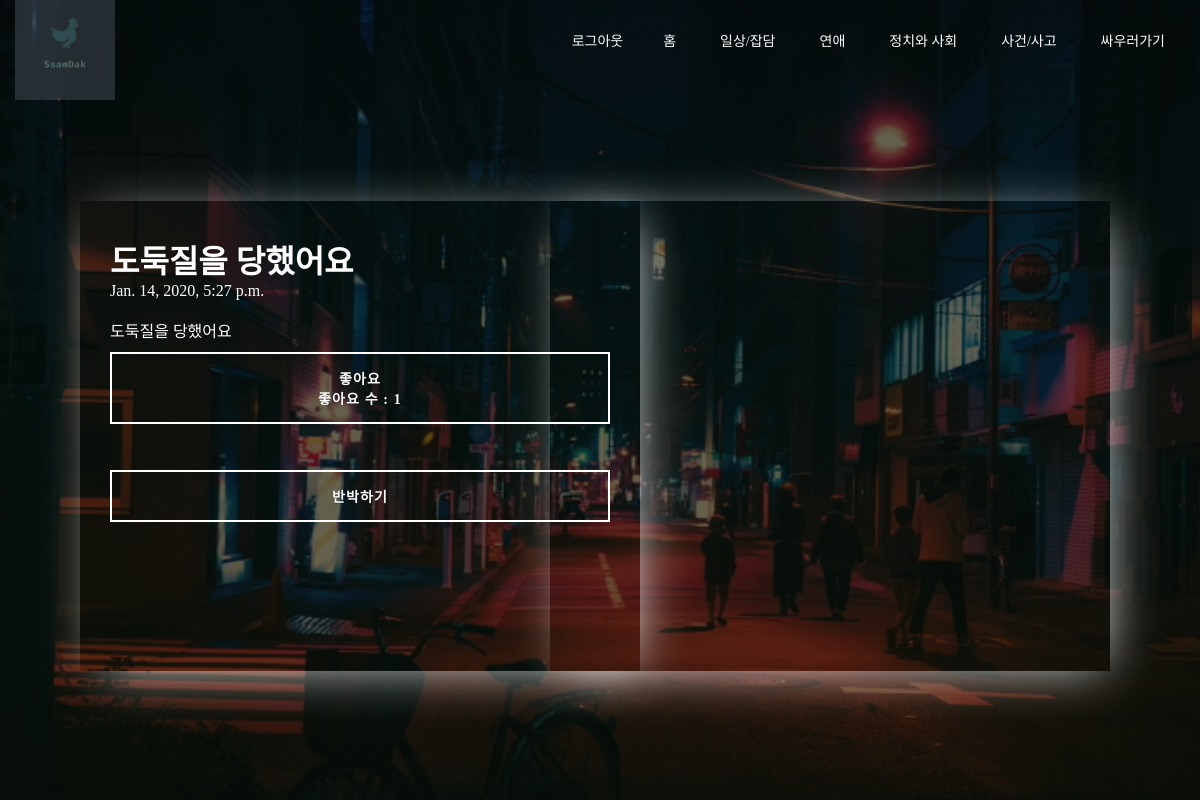
The page /incident/11 on the database its author committed.
### FightTogether/models.py (models this page shows, shortened)
class Incident(models.Model): #사건/사고와 관련된 디비
    title = models.CharField(max_length=200)
    pub_date = models.DateTimeField('date published')
    password = models.CharField(max_length = 50,null = True)
    body = models.TextField()
    like_count = models.PositiveIntegerField(default=0)

### FightTogether/views.py (the view)
# urls.py: path('incident/<int:incident_id>',FightTogether.views.incident_detail,name="incident_detail"),
def incident_detail(request,incident_id):
    incident_detail = get_object_or_404(Incident,pk = incident_id)
    refutes_list = Refute.objects.all()
    return render(request,'incident_detail.html',{'incident':incident_detail,'refute':refutes_list})

### FightTogether/templates/incident_detail.html (shortened to what this page needs)
{% load static %}
<!doctype html>
<html lang="ko">
    <head>
    <link rel="stylesheet" href="{% static 'index_style.css' %}">
    <link rel="stylesheet" href="https://cdnjs.cloudflare.com/ajax/libs/animate.css/3.7.2/animate.min.css">
  </head>
  <body>
  <header>
    <div class="wrapper">
      <div class="logo">
        <img src="{% static 'logo.png'%}" alt="로고">
      </div>
      <ul class = "nav-area">
        <li><a>{{user.username}}</a></li>
        <li><a href="{%url 'login'%}">로그아웃</a>
        <li><a href="{%url 'home'%}">홈</a></li>
        <li><a href="{%url 'board'%}">일상/잡담</a></li>
        <li><a href="{%url 'love'%}">연애</a></li>
        <li><a href="{%url 'politics'%}">정치와 사회</a></li>
        <li><a href="{%url 'incident'%}">사건/사고</a></li>
        <li><a href="{%url 'newpost'%}">싸우러가기</a></li>
      </ul>
    </div>
<br><br>
<div class="animated lightSpeedIn">
<div class="post">
<h1>{{incident.title}}</h1>
<p>{{incident.pub_date}}<br><br></p>
<p>{{incident.body}}</p>
<a href="{% url 'post_like_toggle1' incident.id %}" class="btn btn-sm animated-button victoria-one">
    {% if incident in user.profile.like_posts1.all %}
        취소
    {% else %}
        좋아요
    {% endif %}
    <br>좋아요 수 : {{incident.like_count}}
</a>
<br><br>
<a href = "{% url 'refute' %}" class = "btn btn-sm animated-button victoria-one">반박하기 </a>
</div>
</div>
            <div class="animated rotateInDownLeft">
            <div class="refute">
</div>
            </div>
</body>

### FightTogether/static/index_style.css (style rules this page uses)
* { margin: 0; padding: 0; }
.wrapper { width: 1170px; margin:auto; }
.post { width: 500px; height: 400px; color:#fff; top:400px; left:350px; padding: 35px 30px; margin-bottom: 20px; margin-left: 10px; position: absolute; transform: translate(-50%,-50%); box-shadow: 8px 8px 50px -15px #ecf0f1; }
.post a { color:#fff }
.refute { width: 500px; height: 400px; color:#fff; top:400px; right:-200px; padding: 35px 30px; margin-bottom: 20px; margin-right: 10px; position: absolute; transform: translate(-50%,-50%); box-shadow: 8px 8px 50px -15px #ecf0f1; }
.logo img { width: 100px; float: left; height: auto; opacity: 0.4; }
.nav-area { float: right; list-style: none; margin-top: 30px; }
.nav-area li { display: inline-block; }
.nav-area li a { color: #fff; text-decoration: none; padding: 5px 20px; font-family: poppins; font-size: 14px; }
header { background: linear-gradient(rgba(0,0,0,0.6),rgba(0,0,0,0.6)),url("index.jpg"); height: 100vh; -webkit-background-size:cover; background-size: cover; background-position: center center; position: relative; }
a.animated-button:link, a.animated-button:visited { position: relative; display: block; margin: 30px auto 0; padding: 14px 15px; color: #fff; font-size:14px; font-weight: bold; text-align: center; text-decoration: none; text-transform: uppercase; overflow: hidden; letter-spacing: .08em; border-radius: 0; text-shadow: 0 0 1px rgba(0, 0, 0, 0.2), 0 1px 0 rgba(0, 0, 0, 0.2); -webkit-transition: all 1s ease; -moz-transition: all 1s ease; -o-transition: all 1s ease; transition: all 1s ease; }
a.animated-button:link:after, a.animated-button:visited:after { content: ""; position: absolute; height: 0%; left: 50%; top: 50%; width: 150%; z-index: -1; -webkit-transition: all 0.75s ease 0s; -moz-transition: all 0.75s ease 0s; -o-transition: all 0.75s ease 0s; transition: all 0.75s ease 0s; }
a.animated-button:link, a.animated-button:visited { position: relative; display: block; margin: 10px auto 0; padding: 14px 15px; color: #fff; font-size:14px; border-radius: 0; font-weight: bold; text-align: center; text-decoration: none; text-transform: uppercase; overflow: hidden; letter-spacing: .08em; text-shadow: 0 0 1px rgba(0, 0, 0, 0.2), 0 1px 0 rgba(0, 0, 0, 0.2); -webkit-transition: all 1s ease; -moz-transition: all 1s ease; -o-transition: all 1s ease; transition: all 1s ease; }
a.animated-button.victoria-one { border: 2px solid #fff; }
a.animated-button.victoria-one:after { background: #fff; -moz-transform: translateX(-50%) translateY(-50%) rotate(-25deg); -ms-transform: translateX(-50%) translateY(-50%) rotate(-25deg); -webkit-transform: translateX(-50%) translateY(-50%) rotate(-25deg); transform: translateX(-50%) translateY(-50%) rotate(-25deg); }

### rows shown on the page
Incident: title "도둑질을 당했어요", pub_date "Jan. 14, 2020, 5:27 p.m.", body "도둑질을 당했어요", like_count "1"
